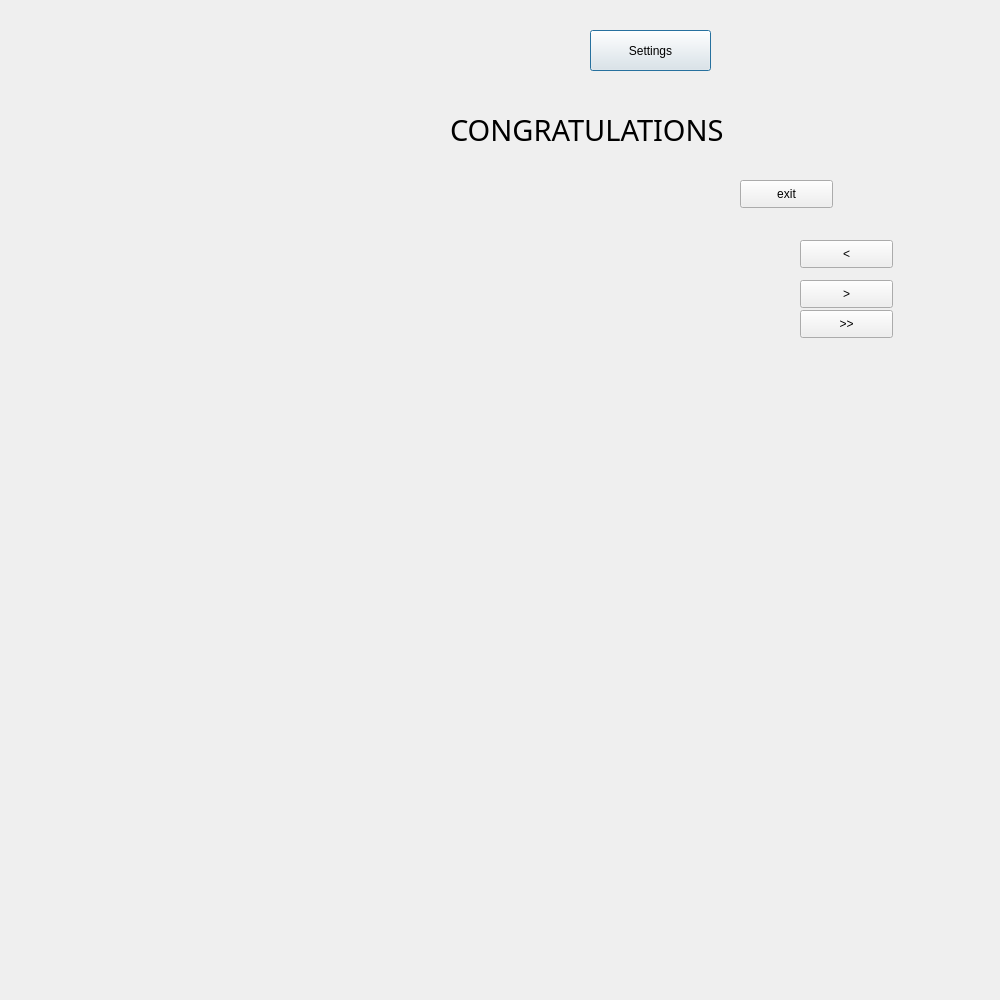
<?xml version="1.0" encoding="UTF-8"?>
<ui version="4.0">
 <class>puzzle</class>
 <widget class="QDialog" name="puzzle">
  <property name="geometry">
   <rect>
    <x>0</x>
    <y>0</y>
    <width>1000</width>
    <height>1000</height>
   </rect>
  </property>
  <property name="minimumSize">
   <size>
    <width>1000</width>
    <height>1000</height>
   </size>
  </property>
  <property name="maximumSize">
   <size>
    <width>10000</width>
    <height>10000</height>
   </size>
  </property>
  <property name="windowTitle">
   <string>Dialog</string>
  </property>
  <widget class="QWidget" name="gridLayoutWidget">
   <property name="geometry">
    <rect>
     <x>210</x>
     <y>220</y>
     <width>396</width>
     <height>181</height>
    </rect>
   </property>
   <layout class="QGridLayout" name="gridLayout">
    <property name="sizeConstraint">
     <enum>QLayout::SetFixedSize</enum>
    </property>
   </layout>
  </widget>
  <widget class="QWidget" name="gridLayoutWidget_2">
   <property name="geometry">
    <rect>
     <x>50</x>
     <y>10</y>
     <width>151</width>
     <height>121</height>
    </rect>
   </property>
   <layout class="QGridLayout" name="gridLayout_3">
    <property name="sizeConstraint">
     <enum>QLayout::SetFixedSize</enum>
    </property>
   </layout>
  </widget>
  <widget class="QPushButton" name="pushButton">
   <property name="geometry">
    <rect>
     <x>590</x>
     <y>30</y>
     <width>121</width>
     <height>41</height>
    </rect>
   </property>
   <property name="text">
    <string>Settings</string>
   </property>
  </widget>
  <widget class="QPushButton" name="pushButton_2">
   <property name="geometry">
    <rect>
     <x>800</x>
     <y>310</y>
     <width>93</width>
     <height>28</height>
    </rect>
   </property>
   <property name="text">
    <string>&gt;&gt;</string>
   </property>
  </widget>
  <widget class="QPushButton" name="pushButton_3">
   <property name="geometry">
    <rect>
     <x>740</x>
     <y>180</y>
     <width>93</width>
     <height>28</height>
    </rect>
   </property>
   <property name="text">
    <string>exit</string>
   </property>
  </widget>
  <widget class="QLabel" name="label">
   <property name="geometry">
    <rect>
     <x>450</x>
     <y>40</y>
     <width>394</width>
     <height>179</height>
    </rect>
   </property>
   <property name="font">
    <font>
     <family>Jokerman</family>
     <pointsize>22</pointsize>
    </font>
   </property>
   <property name="text">
    <string>CONGRATULATIONS</string>
   </property>
  </widget>
  <widget class="QPushButton" name="pushButton_4">
   <property name="geometry">
    <rect>
     <x>800</x>
     <y>240</y>
     <width>93</width>
     <height>28</height>
    </rect>
   </property>
   <property name="text">
    <string>&lt;</string>
   </property>
  </widget>
  <widget class="QPushButton" name="pushButton_5">
   <property name="geometry">
    <rect>
     <x>800</x>
     <y>280</y>
     <width>93</width>
     <height>28</height>
    </rect>
   </property>
   <property name="text">
    <string>&gt;</string>
   </property>
  </widget>
 </widget>
 <resources/>
 <connections/>
</ui>
